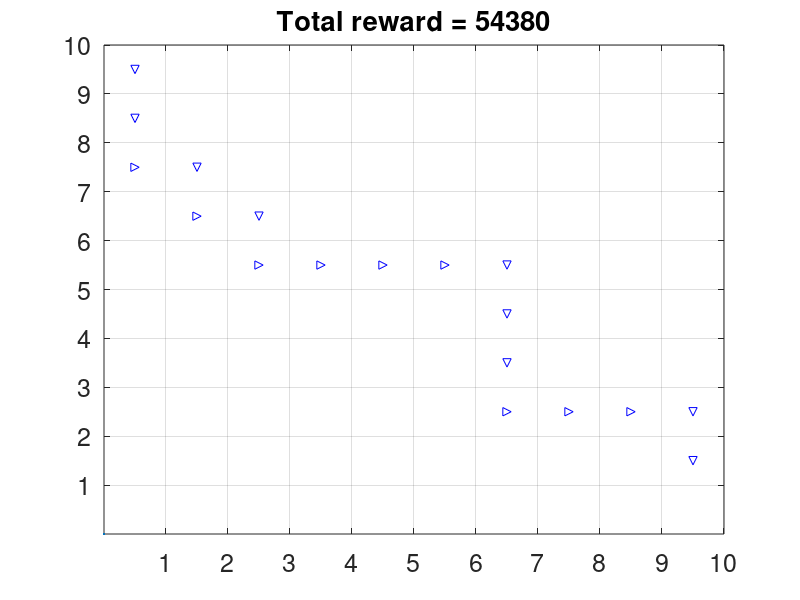

Write MATLAB code to recreate this figure.
tic;
%% INPUT
clc;
close all;
load('qeval.mat');
% load('task1.mat');
%% 
Q = zeros(100,4,3001); %initialize Q-function 
discount_rate = 0.90;
for i = 1:3000 %number of iterations
    n = 1; %initial state S0
    k = 1; %initial step k
    while n<100
        exploration_probalility = 2000/(2000+k);
        learning_rate = 2000/(2000+k);
        judgement = rand(1);
        [m,index] = max(qevalreward(n,:)); 
%         [m,index] = max(reward(n,:)); %value and position of currently known best action
        proper_action = [1,2,3,4];
        if judgement >= exploration_probalility %exploitation
            action = index;
        else %exploration
            [m,boundary] = find(qevalreward(n,:)==-1);
%             [m,boundary] = find(reward(n,:)==-1);
            eliminate = [index,boundary];
            proper_action(eliminate) = [];
            action = proper_action(floor(rand(1)*length(proper_action))+1);
        end
       %% take action
        if action == 1
            next_i = n-1;
        elseif action == 2
            next_i = n+10;
        elseif action == 3
            next_i = n+1;
        else
            next_i = n-10;
        end
        Q(n,action,i) = Q(n,action,i)+ learning_rate*(qevalreward(n,action)+discount_rate*max(Q(next_i,:,i))-Q(n,action,i));
%         Q(n,action,i) = Q(n,action,i)+ learning_rate*(reward(n,action)+discount_rate*max(Q(next_i,:,i))-Q(n,action,i)); % Update Q-function
        n = next_i;        
        k = k+1;
        if learning_rate<0.005
            break
        end
    end
    %% stop the iteration
    if i>1
        if max(Q(:,:,i)-Q(:,:,i-1))<1
            break
        end
    end
    Q(:,:,i+1) =  Q(:,:,i);
end
result = Q(:,:,i);
toc;

plot(0,0);
hold on;
grid on;
set(gca,'Xtick',1:1:10);
set(gca,'Ytick',1:1:10);
axis([0,10,0,10]);
n = 1;
k = 1;
qevalstates(1) = 1;
total_reward = 0;
while n<100
    [m,index] = max(result(n,:)); %value and position of currently known best action
    action = index;
    total_reward = total_reward+m;
    %% take action
    if action == 1
        plot(floor(n/10)+0.5,10.5-rem(n,10), 'b^');
        next_i = n-1;
    elseif action == 2
        plot(floor(n/10)+0.5,10.5-rem(n,10), 'b>');
        next_i = n+10;
    elseif action == 3
        plot(floor(n/10)+0.5,10.5-rem(n,10), 'bv');
        next_i = n+1;
    else
        plot(floor(n/10)+0.5,10.5-rem(n,10), 'b<');
        next_i = n-10;
    end
    n = next_i;
    k = k+1;
    qevalstates(k) = n;
    if k>20
        break
    end
end
qevalstates
discription=sprintf('Total reward = %d',total_reward);
title(discription);
set(gca,'Fontsize',18);



